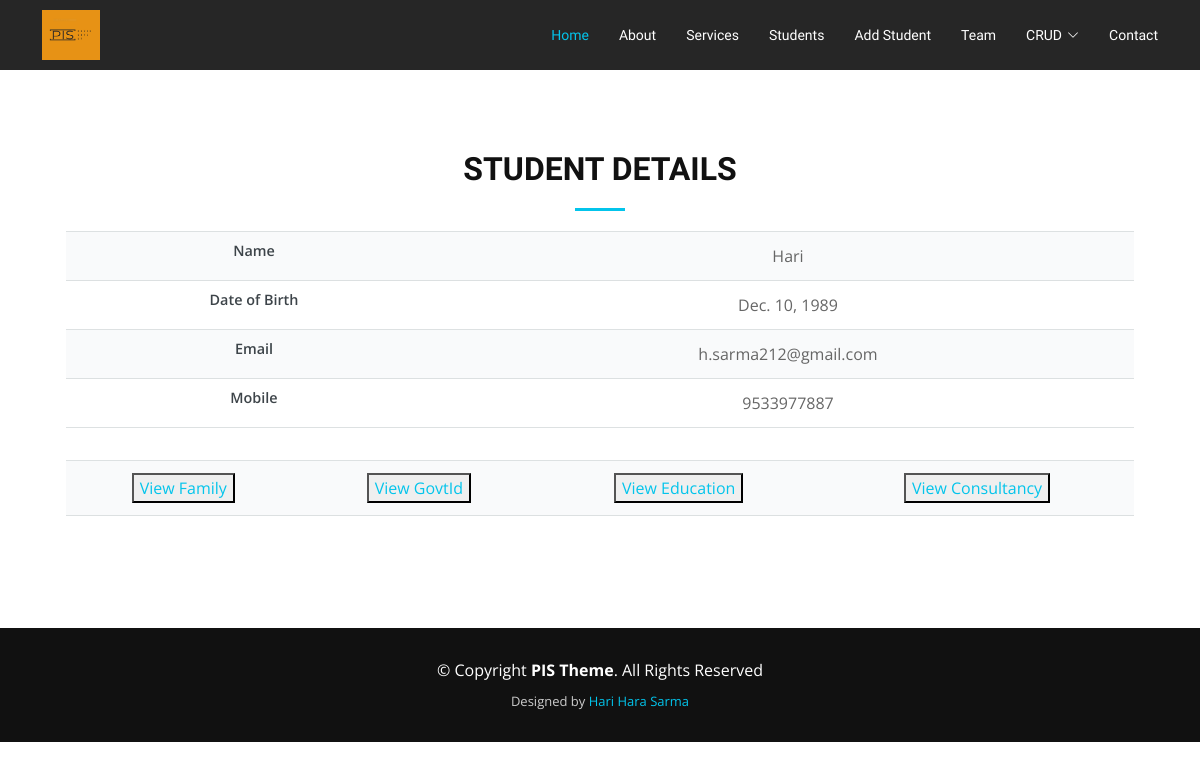
Page /view_student/1 on the committed database.
### MyApp/models.py (models this page shows, shortened)
class Student(models.Model):
	batch = models.ForeignKey(Batch, on_delete=models.CASCADE)
	name = models.CharField(max_length=100)
	dob = models.DateField()
	mail_id = models.CharField(max_length=100, unique=True)
	mobile = models.CharField(max_length=13, unique=True)

### MyApp/views.py (the view)
# urls.py: path('view_student/<id>', views.ViewStudentView.as_view()),
class ViewStudentView(View):
	def get(self, request, id):
		try:
			student = Student.objects.get(id=id)
		except:
			return HttpResponseRedirect('/students/')
		return render(request, 'show_student.html', {'student': student})

### MyApp/Templates/show_student.html (shortened to what this page needs)
<!DOCTYPE html>
<html lang="en">
  {% load static %}
  <head>
    {% include 'head.html' %}
  </head>
  <body>
    {% include 'header.html' %}
    <section id="portfolio">
    <div class="container" data-aos="fade-up">
      <div class="row">
        <div class="col-md-12">
          <h3 class="section-title">Student Details</h3>
          <div class="section-title-divider"></div>
        </div>
      </div>
      <div class="row">
        <div class="col-lg-12 d-flex justify-content-center">
          <div class="container">
            <table>
              <tr>
                <th>Name</th>
                <td>{{student.name}}</td>
              </tr>
              <tr>
                <th>Date of Birth</th>
                <td>{{student.dob}}</td>
              </tr>
              <tr>
                <th>Email</th>
                <td>{{student.mail_id}}</td>
              <tr>
                <th>Mobile</th>
                <td>{{student.mobile}}</td>
              </tr>
          </table>
          <table align="center">
            <tr>
              <td><button><a href="/viewFamily/{{student.id}}">View Family</a></button></td>
              <td><button><a href="/viewGovtId/{{student.id}}">View GovtId</a></button></td>
              <td><button><a href="/viewEducation/{{student.id}}">View Education</a></button></td>
              <td><button><a href="/viewConsultancy/{{student.id}}">View Consultancy</a></button></td>
            </tr>
          </table>
        </div>
        </div>
      </div>
    </div>
  </section>
    {% include 'footer.html' %}
  </body>
</html>

### MyApp/static/assets/css/style.css (style rules this page uses)
body { background: #fff; color: #666666; font-family: "Open Sans", sans-serif; }
a { text-decoration: none; color: #03C4EB; transition: 0.5s; }
h1, h2, h3, h4, h5, h6 { font-family: "Raleway", sans-serif; font-weight: 400; margin: 0 0 20px 0; padding: 0; }
table { margin: 0 0 2em 0; width: 100%; }
table tbody tr { border: solid 1px rgba(210, 215, 217, 0.75); border-left: 0; border-right: 0; text-align: center; }
table tbody tr:nth-child(2n + 1) { background-color: rgba(230, 235, 237, 0.25); text-align: center; }
table td { padding: 0.75em 0.75em; text-align: center; }
table th { color: #3d4449; font-size: 0.9em; font-weight: 600; padding: 0 0.75em 0.75em 0.75em; text-align: center; }
.scrolled-offset { margin-top: 70px; }
section { overflow: hidden; }
.section-title { font-size: 32px; color: #111; text-transform: uppercase; text-align: center; font-weight: 700; }
.section-title-divider { width: 50px; height: 3px; background: #03C4EB; margin: 0 auto; margin-bottom: 20px; }
#portfolio { background: #fff; padding: 80px 0; }

### rows in the picture
Student: name "Hari", dob "Dec. 10, 1989", mail_id "h.sarma212@gmail.com", mobile "9533977887"
